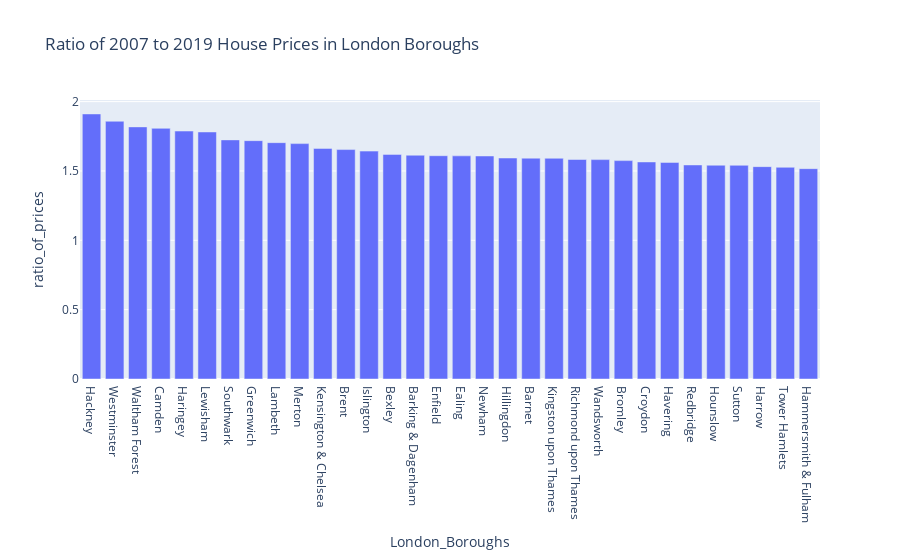

This figure's notebook cell:
### Code cell
fig = px.bar(df_fcrisis, x ='London_Boroughs', y='ratio_of_prices', title="Ratio of 2007 to 2019 House Prices in London Boroughs")
fig.show()

### Figure 1 — Plotly figure (JSON) as saved in the notebook; plotly's stock layout.template omitted (floating-point values rounded to 4 significant figures)
{"data": [{"alignmentgroup": "True", "hovertemplate": "London_Boroughs=%{x}<br>ratio_of_prices=%{y}<extra></extra>", "legendgroup": "", "marker": {"color": "#636efa", "pattern": {"shape": ""}}, "name": "", "offsetgroup": "", "orientation": "v", "showlegend": false, "textposition": "auto", "type": "bar", "x": ["Hackney", "Westminster", "Waltham Forest", "Camden", "Haringey", "Lewisham", "Southwark", "Greenwich", "Lambeth", "Merton", "Kensington & Chelsea", "Brent", "Islington", "Bexley", "Barking & Dagenham", "Enfield", "Ealing", "Newham", "Hillingdon", "Barnet", "Kingston upon Thames", "Richmond upon Thames", "Wandsworth", "Bromley", "Croydon", "Havering", "Redbridge", "Hounslow", "Sutton", "Harrow", "Tower Hamlets", "Hammersmith & Fulham"], "xaxis": "x", "y": [1.911, 1.858, 1.818, 1.807, 1.788, 1.781, 1.724, 1.718, 1.704, 1.697, 1.663, 1.654, 1.643, 1.619, 1.613, 1.61, 1.609, 1.608, 1.593, 1.592, 1.591, 1.583, 1.582, 1.574, 1.565, 1.561, 1.543, 1.541, 1.541, 1.531, 1.526, 1.516], "yaxis": "y"}], "layout": {"barmode": "relative", "legend": {"tracegroupgap": 0}, "title": {"text": "Ratio of 2007 to 2019 House Prices in London Boroughs"}, "xaxis": {"anchor": "y", "domain": [0, 1], "title": {"text": "London_Boroughs"}}, "yaxis": {"anchor": "x", "domain": [0, 1], "title": {"text": "ratio_of_prices"}}}}
